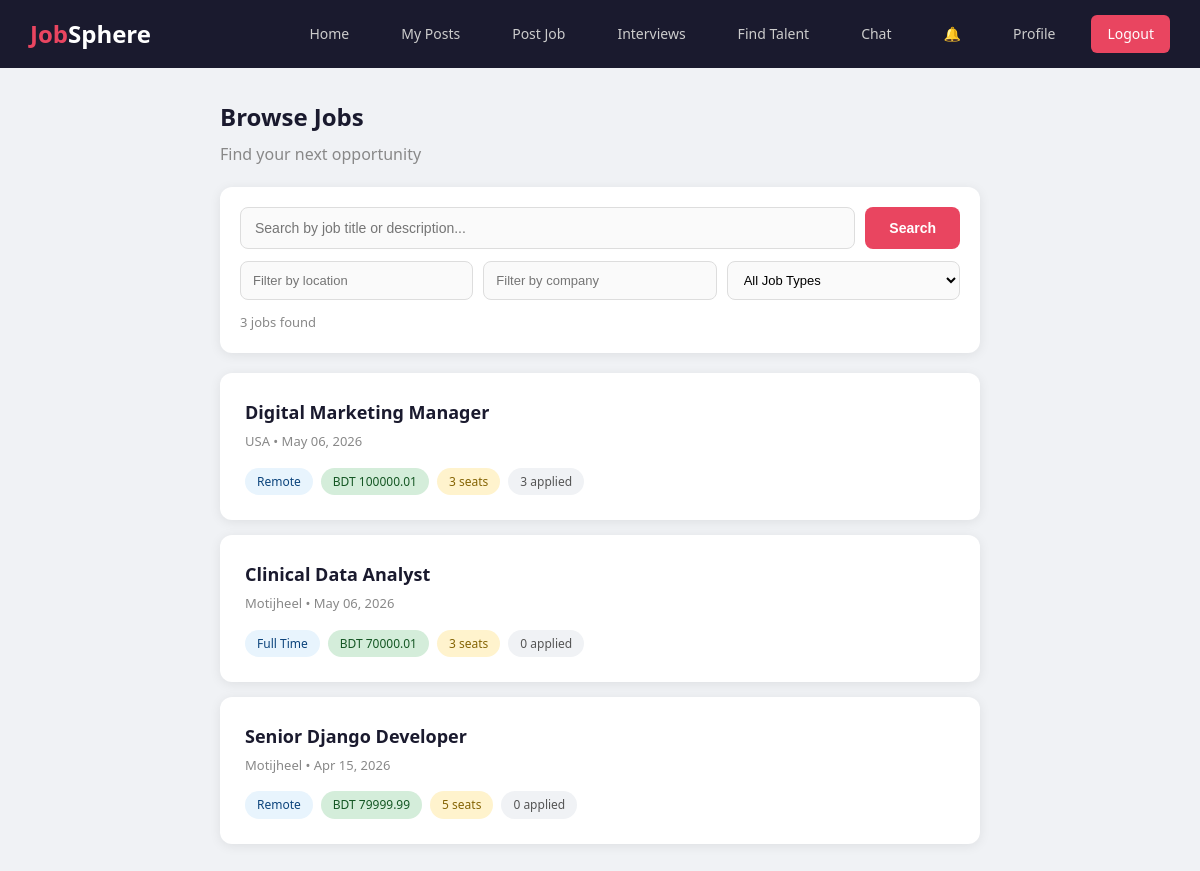
Page /recruitments/jobs/ (signed in) on the committed database.
### recruitments/models.py (models this page shows, shortened)
class JobPost(models.Model):
    POSTER_TYPE_CHOICES = [
        ('recruiter', 'Recruiter'),
        ('seeker', 'Seeker'),
    ]
    JOB_TYPE_CHOICES = [
        ('fullTime', 'Full Time'),
        ('partTime', 'Part Time'),
        ('remote', 'Remote'),
        ('contract', 'Contract'),
    ]
    STATUS_CHOICES = [
        ('active', 'Active'),
        ('closed', 'Closed'),
    ]
    poster = models.ForeignKey(User, on_delete=models.CASCADE, related_name='job_posts')
    poster_type = models.CharField(max_length=10, choices=POSTER_TYPE_CHOICES, default='recruiter')
    title = models.CharField(max_length=200)
    description = models.TextField()
    location = models.CharField(max_length=200, blank=True, null=True)
    job_type = models.CharField(max_length=10, choices=JOB_TYPE_CHOICES, default='fullTime')
    salary = models.DecimalField(max_digits=10, decimal_places=2, blank=True, null=True)
    number_of_available_seats = models.IntegerField(default=1)
    required_experience = models.FloatField(default=0)
    skills_text = models.TextField(blank=True, null=True)
    application_count = models.IntegerField(default=0)
    status = models.CharField(max_length=10, choices=STATUS_CHOICES, default='active')
    created_at = models.DateTimeField(auto_now_add=True)
    deadline = models.DateTimeField(blank=True, null=True)
    image = models.ImageField(upload_to='job_post_images/', blank=True, null=True)
    class Meta:
        ordering = ['-created_at']

### recruitments/views.py (the view)
# urls.py: path('jobs/', views.job_list_view, name='job_list'),
def job_list_view(request):
    if not request.user.is_authenticated:
        return redirect('login')
    from django.db.models import Q
    from users.models import Company
    job_posts = JobPost.objects.filter(status='active', poster_type='recruiter')
    search_query = request.GET.get('q', '').strip()
    location_filter = request.GET.get('location', '').strip()
    company_filter = request.GET.get('company', '').strip()
    job_type_filter = request.GET.get('job_type', '').strip()
    if search_query:
        job_posts = job_posts.filter(
            Q(title__icontains=search_query) | Q(description__icontains=search_query)
        )
    if location_filter:
        job_posts = job_posts.filter(location__icontains=location_filter)
    if job_type_filter:
        job_posts = job_posts.filter(job_type=job_type_filter)
    if company_filter:
        matching_recruiters = Recruiter.objects.filter(
            company__name__icontains=company_filter
        ).values_list('user_id', flat=True)
        job_posts = job_posts.filter(poster_id__in=matching_recruiters)
    all_companies = Company.objects.all()
    job_type_choices = JobPost.JOB_TYPE_CHOICES
    return render(request, 'recruitments/job_list.html', {
        'job_posts': job_posts,
        'search_query': search_query,
        'location_filter': location_filter,
        'company_filter': company_filter,
        'job_type_filter': job_type_filter,
        'all_companies': all_companies,
        'job_type_choices': job_type_choices,
    })

### updates/context_processors.py (called while the page is built)
def unread_notifications(request):
    if request.user.is_authenticated:
        count = Notification.objects.filter(user=request.user, is_read=False).count()
        return {'unread_notif_count': count}
    return {'unread_notif_count': 0}

### templates/recruitments/job_list.html (shortened to what this page needs)
{% extends 'base.html' %}
{% block content %}
<div class="jobs-container">
    <div class="jobs-header">
        <h1>Browse Jobs</h1>
        <p>Find your next opportunity</p>
    </div>
    <div class="search-filter-card">
        <form method="GET" action="{% url 'job_list' %}">
            <div class="search-row">
                <input type="text" name="q" value="{{ search_query }}" placeholder="Search by job title or description..." class="search-input">
                <button type="submit" class="btn-search">Search</button>
            </div>
            <div class="filter-row">
                <input type="text" name="location" value="{{ location_filter }}" placeholder="Filter by location" class="filter-input">
                <input type="text" name="company" value="{{ company_filter }}" placeholder="Filter by company" class="filter-input">
                <select name="job_type" class="filter-input">
                    <option value="">All Job Types</option>
                </select>
            </div>
            <div class="filter-actions">
                <span class="results-count">{{ job_posts|length }} job{{ job_posts|length|pluralize }} found</span>
            </div>
        </form>
    </div>
    {% if job_posts %}
        {% for post in job_posts %}
        <a href="{% url 'job_detail' post.id %}" class="job-card">
            <div class="job-card-header">
                <div>
                    <h3>{{ post.title }}</h3>
                    <div class="job-card-meta">{{ post.location|default:"Remote" }} &bull; {{ post.created_at|date:"M d, Y" }}</div>
                </div>
            </div>
            <div class="job-card-tags">
                <span class="tag tag-type">{{ post.get_job_type_display }}</span>
                {% if post.salary %}
                    <span class="tag tag-salary">BDT {{ post.salary }}</span>
                {% endif %}
                <span class="tag tag-seats">{{ post.number_of_available_seats }} seat{{ post.number_of_available_seats|pluralize }}</span>
                <span class="tag tag-apps">{{ post.application_count }} applied</span>
            </div>
        </a>
        {% endfor %}
    {% else %}
        <div class="empty-state">
            <h3>No jobs match your search</h3>
            <p>Try different keywords or clear the filters.</p>
        </div>
    {% endif %}
</div>
{% endblock %}

### rows in the picture
JobPost: title "Digital Marketing Manager", location "USA", created_at "May 06, 2026", job_type "Remote", salary "100000.01", number_of_available_seats "3", application_count "3"
JobPost: title "Clinical Data Analyst", location "Motijheel", created_at "May 06, 2026", job_type "Full Time", salary "70000.01", number_of_available_seats "3", application_count "0"
JobPost: title "Senior Django Developer", location "Motijheel", created_at "Apr 15, 2026", job_type "Remote", salary "79999.99", number_of_available_seats "5", application_count "0"

### other values in the picture
{{ job_posts|length }} "3"
